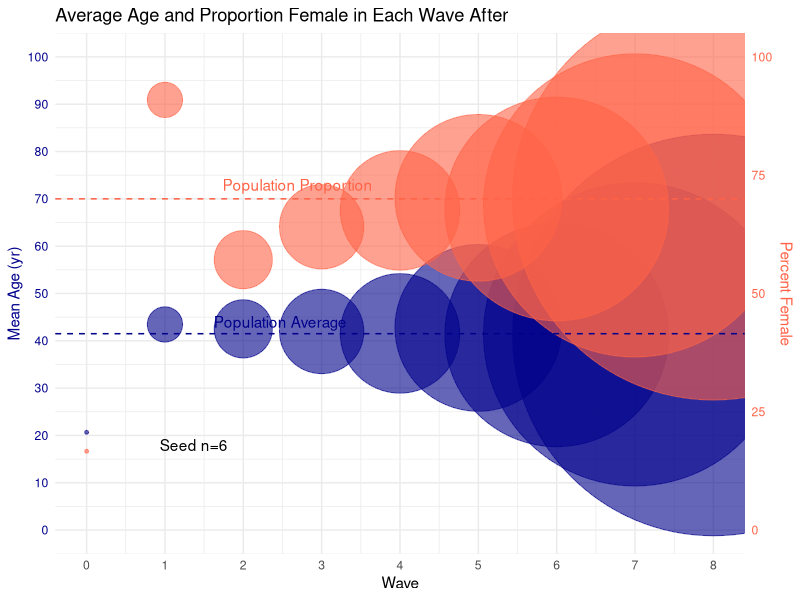
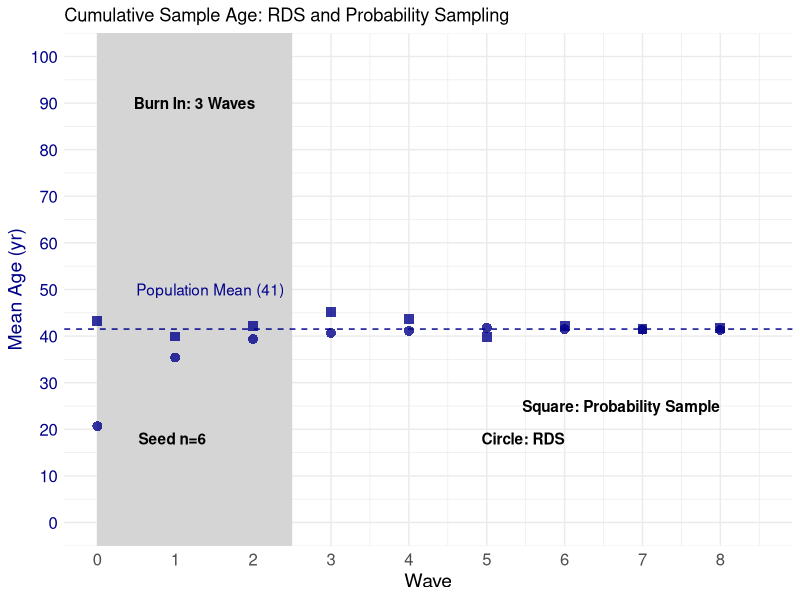

Write R code to recreate these figures, in order.
library(igraph)
library(ggplot2)
library(data.table)

# --- GENERATE NETWORK -----------

# Create a graph with 10,000 nodes
num_nodes <- 10000
g <- make_empty_graph(n = num_nodes, directed = FALSE)

# Assign age distribution to nodes with a normal distribution between 18 and 65
set.seed(123)  # Set seed for reproducibility
ages <- round(rnorm(num_nodes, mean = 41.5, sd = 10))  # Mean of (18+65)/2 and sd chosen
ages <- pmax(pmin(ages, 65), 18)  # Ensure ages are within 18 to 65
V(g)$age <- ages

# Assign binary female distribution 70/30 female/male
females <- sample(c(1, 0), num_nodes, replace = TRUE, prob = c(0.7, 0.3))
V(g)$female <- females

# Set average and sd degree
avg_degree <- 7
sd_degree <- 2

# Choose level of homophily
homophily = 0.9

# Compute number of edges needed
num_edges <- round((avg_degree * num_nodes) / 2)

# Create an empty edge list
edge_list <- vector("list", num_edges)

# Generate edges with trait homophily based on gender and age similarity
set.seed(123)  # Set seed for reproducibility
for (i in 1:num_edges) {
  # Choose first node randomly
  node1 <- sample(1:num_nodes, 1)
  
  # Determine potential nodes with same gender (higher probability)
  same_gender_nodes <- which(V(g)$female == V(g)$female[node1])
  
  # Within same gender nodes, further narrow down to same age (even higher probability)
  same_age_nodes <- same_gender_nodes[V(g)$age[same_gender_nodes] == V(g)$age[node1]]
  
  # Define probabilities for connecting based on the homophily criteria
  if (length(same_age_nodes) > 1) {
    # Higher probability for nodes with the same gender and age
    node2 <- sample(same_age_nodes[same_age_nodes != node1], homophily)
  } else {
    # Otherwise, choose from nodes with the same gender
    node2 <- sample(same_gender_nodes[same_gender_nodes != node1], homophily)
  }
  
  # Add edge to the edge list
  edge_list[[i]] <- c(node1, node2)
}

# Add edges to the graph
g <- add_edges(g, unlist(edge_list))

# Find the clusters (connected components)
components <- components(g)

# Keep nodes that are part of any connected component with size > 1
connected_nodes <- which(components$csize[components$membership] > 1)

# Extract the subgraph with only connected nodes
connected_subgraph <- induced_subgraph(g, connected_nodes)
g = induced_subgraph(g, connected_nodes)

# Summary of the graph
mean(V(g)$age)
mean(V(g)$female)
mean(degree(g))

# --- SELECT SEEDS ---------

# non-representative seeds

# Step 1: Calculate node degrees and find extremes
node_degrees <- degree(g)
high_degree_nodes <- which(node_degrees > quantile(node_degrees, 0.95))  # Top 5% degree nodes
low_degree_nodes <- which(node_degrees < quantile(node_degrees, 0.05))   # Bottom 5% degree nodes

# Step 2: Find nodes with extreme ages
node_ages <- V(g)$age
extreme_age_nodes <- which(node_ages > quantile(node_ages, 0.95) | node_ages < quantile(node_ages, 0.05))  # Top and bottom 5% age nodes

# Step 3: Select nodes with a skewed gender distribution (over-representing one gender)
gender_distribution <- table(V(g)$female)
if (gender_distribution[1] > gender_distribution[2]) {
  skewed_gender_nodes <- which(V(g)$female == 0)  # If females are overrepresented, pick males
} else {
  skewed_gender_nodes <- which(V(g)$female == 1)  # If males are overrepresented, pick females
}

# Step 4: Combine all non-representative nodes found by the criteria
non_representative_candidates <- unique(c(high_degree_nodes, low_degree_nodes, extreme_age_nodes, skewed_gender_nodes))

# Step 5: Randomly select 100 nodes from the non-representative candidates
set.seed(123)  # Set seed for reproducibility
if (length(non_representative_candidates) >= 100) {
  non_representative_sample <- sample(non_representative_candidates, 100)
} else {
  non_representative_sample <- non_representative_candidates
  cat("Less than 100 non-representative nodes found; selected all", length(non_representative_sample), "nodes.\n")
}

# mostly young men 
young_men = V(g)[V(g)$age < 22 & V(g)$female == 0]
mostly_young_men = union(young_men, sample(V(g), 20))

# mostly old women
older_women = V(g)[V(g)$age > 63 & V(g)$female == 1]
mostly_older_women = union(older_women, sample(V(g), 20))

# --- RDS ALGORITHM --------
# Randomly choose referral from neighbors

# Step 1: Set Parameters
set.seed(15)  # Set random seed for reproducibility
num_seeds <- 6  # Number of initial seeds
recruits_per_person <- 2  # Number of recruits per person
num_waves <- 8  # Number of waves

# Step 2: Select Initial Seeds
# seeds <- sample(V(g), num_seeds)
# seeds = sample(V(g)[non_representative_sample], num_seeds)
# seeds = sample(V(g)[older_women], num_seeds)
# seeds = sample(V(g)[mostly_older_women], num_seeds)
# seeds = sample(V(g)[young_men], num_seeds)
seeds = sample(V(g)[mostly_young_men], num_seeds)

rds_participants <- vector("list", num_waves + 1)  # To store participants in each wave
rds_participants[[1]] <- seeds  # Initial seeds are the first wave

# Step 3: Perform rds Recruitment
for (wave in 1:num_waves) {
  current_wave_participants <- rds_participants[[wave]]
  next_wave_participants <- c()  # Initialize next wave participants
  
  for (participant in current_wave_participants) {
    # Find neighbors of the current participant
    neighbors <- neighbors(g, participant)
    
    # Exclude already sampled participants to prevent duplicate recruitment
    eligible_neighbors <- setdiff(neighbors, unlist(rds_participants))
    
    # Recruit up to 3 new participants from eligible neighbors
    if (length(eligible_neighbors) > 0) {
      recruits <- sample(eligible_neighbors, min(recruits_per_person, length(eligible_neighbors)))
      next_wave_participants <- c(next_wave_participants, recruits)
    }
  }
  
  # Store the participants for the next wave
  rds_participants[[wave + 1]] <- next_wave_participants
  
  # Stop if no more recruits are possible
  if (length(next_wave_participants) == 0) {
    break
  }
}

# --- CREATE RDS RESULTS ---------

# create empty vectors to store the values
n_wave = c() # wave number
n_participants = c() # number of participants in this wave
avg_age = c() # average age of participants in this wave
prop_female = c() # proportion female in this wave
c_participants = c() # cumulative number of participants through this wave
c_avg_age = c() # cumulative average age of participants through this wave
c_prop_female = c() # cumulative proportion female through this wave


# Initialize cumulative lists to keep track of cumulative participants
cumulative_participants <- c()

# Output details about each wave and compute cumulative statistics
for (wave in 1:length(rds_participants)) {
  
  # wave
  n_wave[[wave]] = wave-1 # assign
  
  # n_participants
  participants <- rds_participants[[wave]]
  n_participants[[wave]] = length(participants) # assign
  cat("Wave", wave - 1, "Participants:", length(participants), "\n")
  
  # average age of participants in this wave
  avg_age[[wave]] = mean(V(g)$age[participants])
  
  # proportion female in this wave
  gender_counts <- table(V(g)$female[participants])
  prop_female[[wave]] <- prop.table(gender_counts)[2]
  
  # Combine participants from all waves up to the current wave
  cumulative_participants <- c(cumulative_participants, rds_participants[[wave]])
  cumulative_participants <- unique(cumulative_participants)  # Remove duplicates
  c_participants[[wave]] = length(cumulative_participants) # assign
  
  cat("Cumulative Statistics up to Wave", wave - 1, "\n")
  cat("  Number of Participants:", length(cumulative_participants), "\n")
  
  if (length(cumulative_participants) > 0) {
    # Calculate cumulative mean age for the participants up to the current wave
    cumulative_mean_age <- mean(V(g)$age[cumulative_participants])
    c_avg_age[[wave]] = cumulative_mean_age
    
    # Calculate cumulative gender proportion for the participants up to the current wave
    cumulative_gender_counts <- table(V(g)$female[cumulative_participants])
    cumulative_gender_proportions <- prop.table(cumulative_gender_counts)
    c_prop_female[[wave]] = cumulative_gender_proportions[2]
    
    # Output cumulative statistics
    cat("  Cumulative Average Age:", round(cumulative_mean_age, 2), "\n")
    cat("  Cumulative Gender Proportion (Female/Male):\n")
    print(cumulative_gender_proportions)
  } else {
    cat("  No participants up to this wave.\n")
  }
  
  cat("\n")
}

rds_results_table = data.frame(Wave = unlist(n_wave),
                                Participants = unlist(n_participants),
                                Mean_age = unlist(avg_age), 
                                Female = unlist(prop_female),
                                Participants_cumulative = unlist(c_participants),
                                Mean_age_cumulative = unlist(c_avg_age),
                                Female_cumulative = unlist(c_prop_female))

# # --- CREATE RDS RESULTS WITH PROBABILITY SAMPLE STATS ---------
# 
# # Create empty vectors to store values for RDS and PS stats
# PS_mean_age = c() # mean age for probability sample
# PS_female = c() # proportion female for probability sample
# PS_mean_age_cumulative = c() # cumulative mean age for probability sample
# PS_female_cumulative = c() # cumulative proportion female for probability sample
# 
# # Initialize cumulative lists to keep track of cumulative participants
# cumulative_participants <- c()
# ps_cumulative_participants <- c()
# 
# # Output details about each wave and compute cumulative statistics, including PS
# for (wave in 1:length(rds_participants)) {
#   
#   # Existing code for RDS statistics
#   n_wave[[wave]] = wave-1
#   participants <- rds_participants[[wave]]
#   n_participants[[wave]] = length(participants)
#   
#   # Calculate average age and proportion female for the current wave
#   avg_age[[wave]] = mean(V(g)$age[participants])
#   gender_counts <- table(V(g)$female[participants])
#   prop_female[[wave]] <- prop.table(gender_counts)[2]
#   
#   # --- Fix Participants_cumulative calculation ---
#   # For wave 0, Participants_cumulative is the number of participants in wave 0
#   if (wave == 1) {
#     c_participants[[wave]] <- n_participants[[wave]]
#   } else {
#     # For subsequent waves, sum the participants from all previous waves including current wave
#     c_participants[[wave]] <- c_participants[[wave - 1]] + n_participants[[wave]]
#   }
#   
#   # Cumulative stats for RDS
#   cumulative_participants <- c(cumulative_participants, participants)
#   cumulative_participants <- unique(cumulative_participants)
#   if (length(cumulative_participants) > 0) {
#     c_avg_age[[wave]] = mean(V(g)$age[cumulative_participants])
#     cumulative_gender_counts <- table(V(g)$female[cumulative_participants])
#     c_prop_female[[wave]] = prop.table(cumulative_gender_counts)[2]
#   }
#   
#   # --- Add Probability Sample (PS) calculations ---
#   if (n_participants[[wave]] > 0) {
#     ps_sample <- sample(V(g), size = n_participants[[wave]], replace = FALSE)
#     
#     # PS mean age and proportion female for this wave
#     PS_mean_age[[wave]] <- mean(V(g)$age[ps_sample])
#     ps_gender_counts <- table(V(g)$female[ps_sample])
#     PS_female[[wave]] <- prop.table(ps_gender_counts)[2]
#     
#     # Cumulative PS stats
#     ps_cumulative_participants <- c(ps_cumulative_participants, ps_sample)
#     ps_cumulative_participants <- unique(ps_cumulative_participants)
#     if (length(ps_cumulative_participants) > 0) {
#       PS_mean_age_cumulative[[wave]] <- mean(V(g)$age[ps_cumulative_participants])
#       ps_cumulative_gender_counts <- table(V(g)$female[ps_cumulative_participants])
#       PS_female_cumulative[[wave]] <- prop.table(ps_cumulative_gender_counts)[2]
#     }
#   }
# }
# 
# # Add PS columns to rds_results_table
# rds_results_table = data.frame(Wave = unlist(n_wave),
#                                Participants = unlist(n_participants),
#                                Mean_age = unlist(avg_age), 
#                                Female = unlist(prop_female),
#                                Participants_cumulative = unlist(c_participants),
#                                Mean_age_cumulative = unlist(c_avg_age),
#                                Female_cumulative = unlist(c_prop_female),
#                                PS_mean_age = unlist(PS_mean_age),
#                                PS_female = unlist(PS_female),
#                                PS_mean_age_cumulative = unlist(PS_mean_age_cumulative),
#                                PS_female_cumulative = unlist(PS_female_cumulative))

# # --- CREATE RDS AND PROBABILITY SAMPLE RESULTS WITH STRATIFIED SUBSAMPLE ---------
# 
# # Create empty vectors to store values for Probability Sample with Selection (PSS) stats
# PSS_mean_age = c()  # mean age for PSS
# PSS_female = c()  # proportion female for PSS
# PSS_mean_age_cumulative = c()  # cumulative mean age for PSS
# PSS_female_cumulative = c()  # cumulative proportion female for PSS
# 
# # Initialize cumulative lists to keep track of cumulative PSS participants
# pss_cumulative_participants <- c()
# 
# # Output details about each wave and compute cumulative statistics, including PSS
# for (wave in 1:length(rds_participants)) {
#   
#   # Existing code for RDS statistics
#   n_wave[[wave]] = wave - 1
#   participants <- rds_participants[[wave]]
#   n_participants[[wave]] = length(participants)
#   
#   # --- Fix Participants_cumulative calculation ---
#   if (wave == 1) {
#     c_participants[[wave]] <- n_participants[[wave]]
#   } else {
#     c_participants[[wave]] <- c_participants[[wave - 1]] + n_participants[[wave]]
#   }
#   
#   # Cumulative stats for RDS
#   cumulative_participants <- c(cumulative_participants, participants)
#   cumulative_participants <- unique(cumulative_participants)
#   if (length(cumulative_participants) > 0) {
#     c_avg_age[[wave]] = mean(V(g)$age[cumulative_participants])
#     cumulative_gender_counts <- table(V(g)$female[cumulative_participants])
#     c_prop_female[[wave]] = prop.table(cumulative_gender_counts)[2]
#   }
#   
#   # --- Add Probability Sample (PS) calculations ---
#   if (n_participants[[wave]] > 0) {
#     ps_sample <- sample(V(g), size = n_participants[[wave]], replace = FALSE)
#     
#     # PS mean age and proportion female for this wave
#     PS_mean_age[[wave]] <- mean(V(g)$age[ps_sample])
#     ps_gender_counts <- table(V(g)$female[ps_sample])
#     PS_female[[wave]] <- prop.table(ps_gender_counts)[2]
#     
#     # Cumulative PS stats
#     ps_cumulative_participants <- c(ps_cumulative_participants, ps_sample)
#     ps_cumulative_participants <- unique(ps_cumulative_participants)
#     if (length(ps_cumulative_participants) > 0) {
#       PS_mean_age_cumulative[[wave]] <- mean(V(g)$age[ps_cumulative_participants])
#       ps_cumulative_gender_counts <- table(V(g)$female[ps_cumulative_participants])
#       PS_female_cumulative[[wave]] <- prop.table(ps_cumulative_gender_counts)[2]
#     }
#   }
#   
#   # --- Add Probability Sample with Selection (PSS) calculations ---
#   if (length(ps_sample) > 0) {
#     # Define inclusion probabilities based on age
#     inclusion_probabilities <- ifelse(V(g)$age[ps_sample] < 50, 0.6, 0.9)
#     
#     # Perform stratified subsample based on the inclusion probabilities
#     pss_sample <- ps_sample[runif(length(ps_sample)) < inclusion_probabilities]
#     
#     if (length(pss_sample) > 0) {
#       # Calculate PSS mean age and proportion female for this wave
#       PSS_mean_age[[wave]] <- mean(V(g)$age[pss_sample])
#       pss_gender_counts <- table(V(g)$female[pss_sample])
#       PSS_female[[wave]] <- prop.table(pss_gender_counts)[2]
#       
#       # Cumulative PSS stats
#       pss_cumulative_participants <- c(pss_cumulative_participants, pss_sample)
#       pss_cumulative_participants <- unique(pss_cumulative_participants)
#       if (length(pss_cumulative_participants) > 0) {
#         PSS_mean_age_cumulative[[wave]] <- mean(V(g)$age[pss_cumulative_participants])
#         pss_cumulative_gender_counts <- table(V(g)$female[pss_cumulative_participants])
#         PSS_female_cumulative[[wave]] <- prop.table(pss_cumulative_gender_counts)[2]
#       }
#     }
#   }
# }
# 
# # Add PSS columns to rds_results_table
# rds_results_table <- data.frame(Wave = unlist(n_wave),
#                                 Participants = unlist(n_participants),
#                                 Mean_age = unlist(avg_age), 
#                                 Female = unlist(prop_female),
#                                 Participants_cumulative = unlist(c_participants),
#                                 Mean_age_cumulative = unlist(c_avg_age),
#                                 Female_cumulative = unlist(c_prop_female),
#                                 PS_mean_age = unlist(PS_mean_age),
#                                 PS_female = unlist(PS_female),
#                                 PS_mean_age_cumulative = unlist(PS_mean_age_cumulative),
#                                 PS_female_cumulative = unlist(PS_female_cumulative),
#                                 PSS_mean_age = unlist(PSS_mean_age),
#                                 PSS_female = unlist(PSS_female),
#                                 PSS_mean_age_cumulative = unlist(PSS_mean_age_cumulative),
#                                 PSS_female_cumulative = unlist(PSS_female_cumulative))

# set NA to 0
rds_results_table[is.na(rds_results_table)] = 0

# --- PROBABILITY SAMPLING --------------

# randomly sample from g based on the # of RDS participants in each wave
PS_sample = c()
for(wave in rds_results_table$Wave){
  PS_sample[[wave+1]] = sample(x = V(g), 
                                 size = rds_results_table$Participants[wave+1])
}

# Compute statistics for each sample
PS_mean_age = c()
for(i in 1:length(PS_sample)){
  PS_mean_age[[i]] =  mean(V(g)$age[unlist(PS_sample[i])])
}

PS_female = c()
for(i in 1:length(PS_sample)){
  PS_female[[i]] =  mean(V(g)$female[unlist(PS_sample[i])])
}

# --- PROBABILITY SAMPLING WITH SELECTION --------

# specify selection parameters
# Probabilities
young_prob <- 0.6
mid_age_prob <- 0.8
aged_prob <- 0.9

# Function to include nodes based on age probabilities
include_based_on_age <- function(nodes, g) {
  included_nodes <- c()
  print(nodes)
  for (node in nodes) {
    age <- V(g)$age[node]  # Get the age of the node
    
    if (age < 30) {
      prob <- young_prob
    } else if (age >= 30 && age < 60) {
      prob <- mid_age_prob
    } else {
      prob <- aged_prob
    }
    
    # Include the node with the specified probability
    if (runif(1) <= prob) {
      included_nodes <- c(included_nodes, node)
    }
  }
  
  return(included_nodes)
}

PSS_sample = c()
for(wave in unlist(PS_sample)){
  PSS_sample[[wave+1]] = include_based_on_age(wave, g)
}

for (wave in 1:length(rds_participants)) {
  rds_participants[[wave]] <- include_based_on_age(rds_participants[[wave]], g)
}


# --- COMBINE RESULTS ----

rds_results_table$PS_mean_age_cumulative = unlist(PS_mean_age)
rds_results_table$PS_female_cumulative = unlist(PS_female)

# --- PLOT RESULTS -------
rds_data = as.data.table(rds_results_table)

# Define the function
plot_wave_data <- function(dt, custom_title) {
  # Ensure dt is a data.table
  if (!is.data.table(dt)) {
    stop("Input must be a data.table.")
  }
  
  # Create the plot
  p <- ggplot(dt, aes(x = Wave)) +
    # Plot for Mean_age
    geom_point(aes(y = Mean_age, color = "Mean Age", size = Participants), alpha=0.6) +
    scale_size_continuous(range=c(min(dt$Participants)/min(dt$Participants), 
                                  max(dt$Participants)/min(dt$Participants))) +
    scale_y_continuous(name = "Mean Age (yr)", 
                       breaks = seq(0, 100, by = 10),
                       limits = c(0, 100),
                       sec.axis = sec_axis(~ ., name = "Percent Female")) +
    # Plot for Female
    geom_point(aes(y = Female * 100, color = "Female", size = Participants), alpha=0.6) +
    scale_color_manual(values = c("Mean Age" = "darkblue", "Female" = "tomato")) +
    labs(title = custom_title,
         x = "Wave") +
    scale_x_continuous(breaks = seq(0, num_waves, by = 1), limits = c(0, num_waves)) +
    theme_minimal() +
    theme(
      axis.title.y.right = element_text(color = "tomato"),
      axis.text.y.right = element_text(color = "tomato"),
      axis.title.y.left = element_text(color = "darkblue"),
      axis.text.y.left = element_text(color = "darkblue"),
      legend.position = "none"  # Remove all legends
    ) +
    # Add horizontal lines
    geom_hline(yintercept = 41.5, linetype = "dashed", color = "darkblue") +
    geom_hline(yintercept = 70, linetype = "dashed", color = "tomato") +  # Female * 100
    # Add labels for the horizontal lines
    annotate("text", x = 3.32, y = 44, label = "Population Average", hjust = 1, color = "darkblue") +
    annotate("text", x = 3.65, y = 73, label = "Population Proportion", hjust = 1, color = "tomato") +
    annotate("text", x = 1.8, y = 18, label = "Seed n=6", hjust = 1, color = "black")
  
  # Print the plot
  print(p)
}

# Define the function to plot cumulative waves
plot_cumulative_data <- function(dt, custom_title) {
  # Ensure dt is a data.table
  if (!is.data.table(dt)) {
    stop("Input must be a data.table.")
  }
  
  # Create the plot
  p <- ggplot(dt, aes(x = Wave)) +
    # Add a shaded background area for Burn In and Final Sample
    geom_rect(aes(xmin = 0, xmax = 2.5, ymin = -Inf, ymax = Inf), fill = "lightgrey", alpha = 0.3) +
    # geom_rect(aes(xmin = 7.5, xmax = 8.5, ymin = -Inf, ymax = Inf), fill = "lightgrey", alpha = 0.3) +
    
    # RDS Points
    # Add small inner points for Mean_age_cumulative
    geom_point(aes(y = Mean_age_cumulative), color = "darkblue", 
               size = 3, shape = 16, alpha = 0.8) +
    # # Add small inner points for Female_cumulative
    # geom_point(aes(y = Female_cumulative * 100), color = "tomato", 
    #            size = 3, shape = 16, alpha = 0.8) +
    
    # Probability Sampling Points
    # Add small inner points for Mean_age_cumulative
    geom_point(aes(y = PS_mean_age_cumulative), color = "darkblue",
               size = 3, shape = 15, alpha = 0.8) +
    # # Add small inner points for Female_cumulative
    # geom_point(aes(y = PS_female_cumulative * 100), color = "tomato",
    #            size = 3, shape = 15, alpha = 0.8) +
    
    # # Probability Sampling with Selection Points
    # # Add small inner points for Mean_age_cumulative
    # geom_point(aes(y = PSS_mean_age_cumulative), color = "darkblue",
    #            size = 3, shape = 16, alpha = 0.8) +
    # # Add small inner points for Female_cumulative
    # geom_point(aes(y = PSS_female_cumulative * 100), color = "tomato",
    #            size = 3, shape = 16, alpha = 0.8) +

    
    # # Configure the y-axis for Mean Age and Percent Female
    # scale_y_continuous(name = "Mean Age (yr)", 
    #                    breaks = seq(0, 100, by = 10),
    #                    limits = c(0, 100),
    #                    sec.axis = sec_axis(~ ., 
    #                                        name = "Percent Female",
    #                                        breaks = seq(0, 100, by = 10))) + # Breaks every 10% for Percent Female
    
    # Configure the y-axis for Mean Age and Percent Female
    scale_y_continuous(name = "Mean Age (yr)", 
                       breaks = seq(0, 100, by = 10),
                       limits = c(0, 100)) + 
    
    # Configure colors
    scale_color_manual(values = c("Mean Age" = "darkblue", "Female" = "tomato")) +
    
    # Add labels and titles
    labs(title = custom_title, x = "Wave") +
    
    # Configure the x-axis
    scale_x_continuous(breaks = seq(0, num_waves, by = 1), limits = c(0, num_waves+0.5)) +
    # Theme settings, increasing font size for axis labels and ticks
    theme_minimal() +
    theme(
      axis.title.y.right = element_text(color = "tomato", size = 14),   # Increase font size for right y-axis label
      axis.text.y.right = element_text(color = "tomato", size = 12),    # Increase font size for right y-axis ticks
      axis.title.y.left = element_text(color = "darkblue", size = 14),  # Increase font size for left y-axis label
      axis.text.y.left = element_text(color = "darkblue", size = 12),   # Increase font size for left y-axis ticks
      axis.title.x = element_text(size = 14),  # Increase font size for x-axis label
      axis.text.x = element_text(size = 12),   # Increase font size for x-axis ticks
      legend.position = "none"  # Remove all legends
    ) +
    # Add horizontal lines
    geom_hline(yintercept = 41.5, linetype = "dashed", color = "darkblue") +
    # geom_hline(yintercept = 70, linetype = "dashed", color = "tomato") +  # Female * 100
    # Add labels for the horizontal lines
    annotate("text", x = 2.4, y = 50, label = "Population Mean (41)", hjust = 1, color = "darkblue") +
    # annotate("text", x = 3.65, y = 73, label = "Population Proportion", hjust = 1, color = "tomato") +
    # Add labels for the shaded areas and sample sizes
    annotate("text", x = 1.25, y = 90, label = "Burn In: 3 Waves", hjust = 0.5, color = "black", fontface = "bold") +
    annotate("text", x = 1.4, y = 18, label = paste0("Seed n=", as.character(min(dt$Participants_cumulative))),
             hjust = 1, color = "black", fontface = "bold") + 
    annotate("text", x = 8, y = 25, label = "Square: Probability Sample",
             hjust = 1, color = "black", fontface = "bold") + 
    annotate("text", x = 6, y = 18, label = "Circle: RDS",
             hjust = 1, color = "black", fontface = "bold")
    # annotate("text", x = 8.4, y = 18, label = paste0("n=", as.character(max(dt$Participants_cumulative))),
    #          hjust = 1, color = "black", fontface = "bold")
  
  # Print the plot
  print(p)
}

# Plot the data after removing the burn-in waves
burn_in = 0
plot_wave_data(rds_data[burn_in:nrow(rds_data),],
               "Average Age and Proportion Female in Each Wave After ")
plot_cumulative_data(rds_data[burn_in:nrow(rds_data),], 
                     "Cumulative Sample Age: RDS and Probability Sampling")









